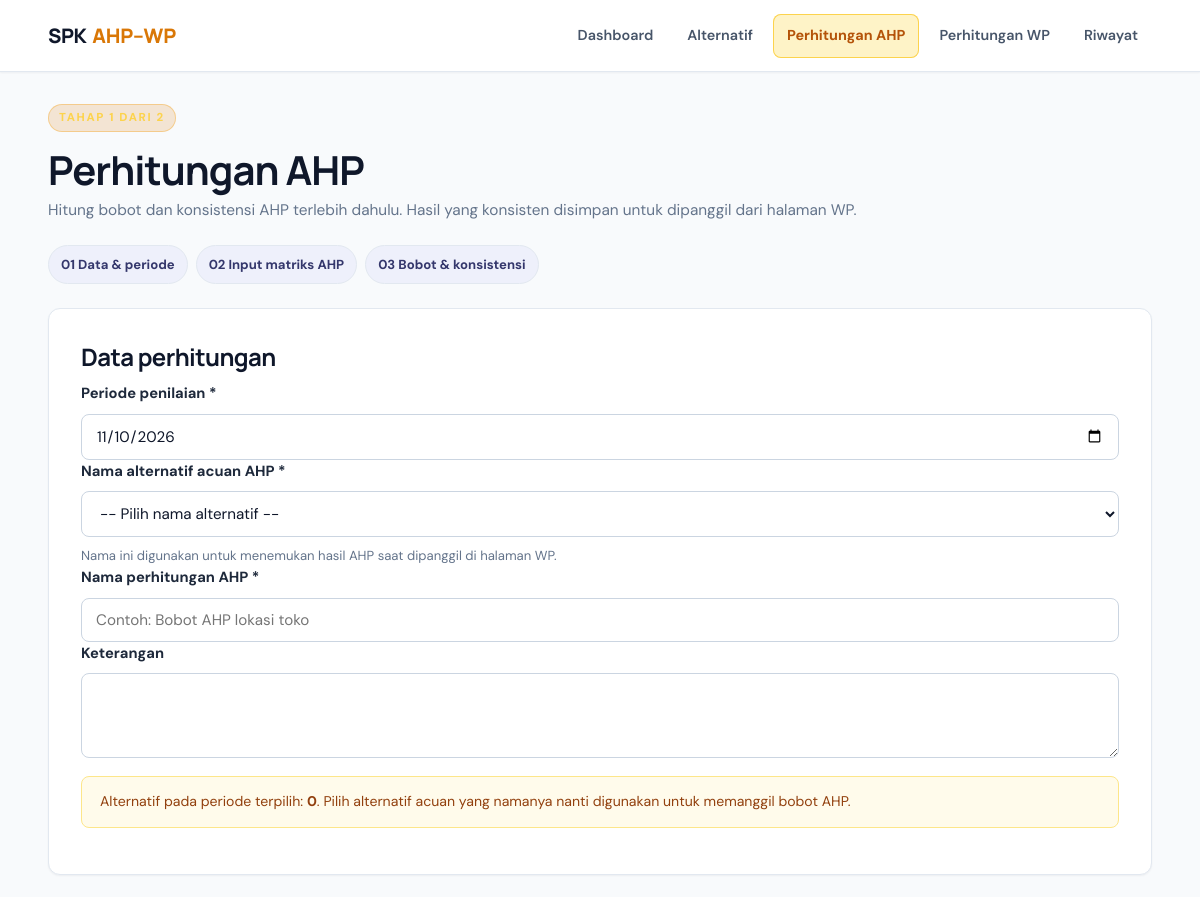
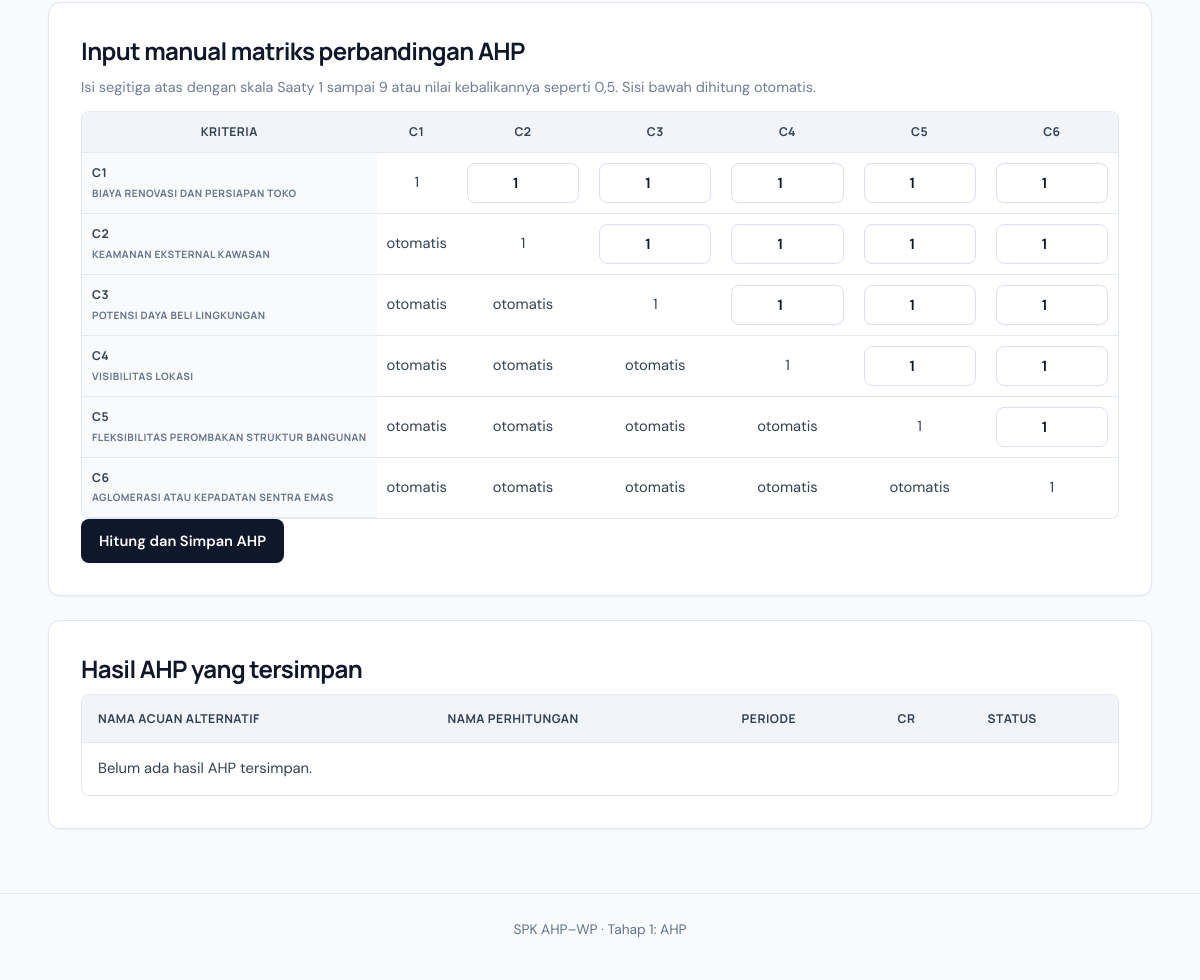
The page /simulasi/index.php on the database its author committed (2 pictures, top to bottom).
### tables this page shows
CREATE TABLE IF NOT EXISTS kriteria (
  id_kriteria INT AUTO_INCREMENT PRIMARY KEY,
  kode VARCHAR(10) NOT NULL UNIQUE,
  nama VARCHAR(180) NOT NULL,
  tipe ENUM('cost','benefit') NOT NULL,
  bobot DECIMAL(12,8) NOT NULL DEFAULT 0.16666667,
  skala_min DECIMAL(15,2) NOT NULL DEFAULT 1,
  skala_max DECIMAL(15,2) NOT NULL DEFAULT 5,
  urutan INT NOT NULL DEFAULT 1
);

### config/helpers.php (called while the page is built, shortened)
<?php
function e(mixed $value): string
{
    return htmlspecialchars((string) $value, ENT_QUOTES, 'UTF-8');
}
function get_kriteria(PDO $pdo): array
{
    return $pdo->query('SELECT * FROM kriteria ORDER BY urutan, id_kriteria')->fetchAll();
}

### simulasi/index.php (the view, shortened to what this page needs)
<?php
require __DIR__ . '/../config/database.php';
require __DIR__ . '/../config/helpers.php';
$kriteria=get_kriteria($pdo);
$periode=trim((string)($_POST['periode']??$_GET['periode']??date('Y-m-d')));
$as=$pdo->prepare('SELECT id_alternatif,nama,kode FROM alternatif WHERE periode=? ORDER BY nama');$as->execute([$periode]);$alternatif=$as->fetchAll();
$namaAcuan=(string)($_POST['nama_acuan']??''); $namaSimulasi=trim((string)($_POST['nama_simulasi']??''));$keterangan=trim((string)($_POST['keterangan']??''));
$errors=[];$matriks=$normal=$bobot=$jumlahKolom=[];$lambdaMax=$ci=$cr=null;$riTable=[1=>0,2=>0,3=>0.58,4=>0.90,5=>1.12,6=>1.24,7=>1.32,8=>1.41,9=>1.45,10=>1.49];$n=count($kriteria);$savedId=null;
?>
<!doctype html><html lang="id"><head><link rel="stylesheet" href="../assets/css/style.css"></head><body>
<header class="topbar"><a class="brand" href="../index.php">SPK <span>AHP–WP</span></a><nav><a href="../index.php">Dashboard</a><a href="../alternatif/index.php">Alternatif</a><a class="active" href="index.php">Perhitungan AHP</a><a href="wp.php">Perhitungan WP</a><a href="riwayat.php">Riwayat</a></nav></header><main class="container">
<div class="page-heading"><div><p class="eyebrow">TAHAP 1 DARI 2</p><h1>Perhitungan AHP</h1><p>Hitung bobot dan konsistensi AHP terlebih dahulu. Hasil yang konsisten disimpan untuk dipanggil dari halaman WP.</p></div></div><div class="workflow"><span>01 Data & periode</span><span>02 Input matriks AHP</span><span>03 Bobot & konsistensi</span></div>
<form method="post" action="index.php"><input type="hidden" name="csrf_token" value="<?=e(csrf_token())?>"><section class="panel"><h2>Data perhitungan</h2><div class="form-group"><label>Periode penilaian *</label><input type="date" name="periode" required value="<?=e($periode)?>" onchange="window.location.href='index.php?periode='+this.value"></div><div class="form-group"><label>Nama alternatif acuan AHP *</label><select name="nama_acuan" required><option value="">-- Pilih nama alternatif --</option><?php foreach($alternatif as $a):?><option value="<?=e($a['nama'])?>" <?=($namaAcuan===$a['nama']?'selected':'')?>><?=e($a['nama'])?> (<?=e($a['kode'])?>)</option><?php endforeach;?></select><small>Nama ini digunakan untuk menemukan hasil AHP saat dipanggil di halaman WP.</small></div><div class="form-group"><label>Nama perhitungan AHP *</label><input name="nama_simulasi" required maxlength="150" value="<?=e($namaSimulasi)?>" placeholder="Contoh: Bobot AHP lokasi toko"></div><div class="form-group"><label>Keterangan</label><textarea name="keterangan" rows="2"><?=e($keterangan)?></textarea></div><p class="notice">Alternatif pada periode terpilih: <strong><?=count($alternatif)?></strong>. Pilih alternatif acuan yang namanya nanti digunakan untuk memanggil bobot AHP.</p></section>
<section class="panel"><h2>Input manual matriks perbandingan AHP</h2><p class="subtle">Isi segitiga atas dengan skala Saaty 1 sampai 9 atau nilai kebalikannya seperti 0,5. Sisi bawah dihitung otomatis.</p><div class="table-wrap"><table class="matrix-table"><thead><tr><th>Kriteria</th><?php foreach($kriteria as $k):?><th><?=e($k['kode'])?></th><?php endforeach;?></tr></thead><tbody><?php for($i=0;$i<$n;$i++):?><tr><th><?=e($kriteria[$i]['kode'])?><br><small><?=e($kriteria[$i]['nama'])?></small></th><?php for($j=0;$j<$n;$j++):?><td><?php if($i===$j):?>1<?php elseif($i<$j):?><input class="matrix-input" type="number" min="0.111111" max="9" step="any" required name="pair[<?=$i?>][<?=$j?>]" value="<?=e($_POST['pair'][$i][$j]??'1')?>"><?php else:?>otomatis<?php endif;?></td><?php endfor;?></tr><?php endfor;?></tbody></table></div><button class="button" type="submit">Hitung dan Simpan AHP</button></section></form>
<section class="panel"><h2>Hasil AHP yang tersimpan</h2><div class="table-wrap"><table><thead><tr><th>Nama acuan alternatif</th><th>Nama perhitungan</th><th>Periode</th><th>CR</th><th>Status</th></tr></thead><tbody><?php $q=$pdo->query("SELECT id_simulasi,nama_acuan,nama_simulasi,periode,cr FROM simulasi WHERE status='draft' AND cr IS NOT NULL AND source_ahp_id IS NULL ORDER BY id_simulasi DESC");$saved=$q->fetchAll();if(!$saved):?><tr><td colspan="5">Belum ada hasil AHP tersimpan.</td></tr><?php else:foreach($saved as $s):?><tr><td><?=e($s['nama_acuan']??'—')?></td><td><?=e($s['nama_simulasi'])?></td><td><?=!empty($s['periode'])?e(date('d-m-Y',strtotime($s['periode']))):'—'?></td><td><?=fmt($s['cr']??0,5)?></td><td><a class="button button-small" href="wp.php?ahp_id=<?=(int)$s['id_simulasi']?>">Pakai di WP</a></td></tr><?php endforeach;endif;?></tbody></table></div></section>
</main><footer class="footer">SPK AHP–WP · Tahap 1: AHP</footer><script src="../assets/js/script.js"></script></body></html>

### simulasi/index.php (style rules this page uses)
.workflow { display:flex;gap:8px;flex-wrap:wrap;margin:18px 0 }
.workflow span { background:#eef0fb;color:#34376c;border-radius:999px;padding:8px 12px;font-size:.82rem;font-weight:700 }
.matrix-input { width:100%;min-width:78px;padding:9px;border:1px solid #dce1ef;border-radius:8px }
.matrix-table td,.matrix-table th { text-align:center }
.subtle { color:#707b97;font-size:.9rem }

### rows shown on the page
kriteria: kode "C1", nama "BIAYA RENOVASI DAN PERSIAPAN TOKO", pair "1"
kriteria: kode "C2", nama "KEAMANAN EKSTERNAL KAWASAN"
kriteria: kode "C3", nama "POTENSI DAYA BELI LINGKUNGAN", pair "1"
kriteria: kode "C4", nama "VISIBILITAS LOKASI", pair "1"
kriteria: kode "C5", nama "FLEKSIBILITAS PEROMBAKAN STRUKTUR BANGUNAN", pair "1"
kriteria: kode "C6", nama "AGLOMERASI ATAU KEPADATAN SENTRA EMAS"

### other values the page prints
count($alternatif) "0"
